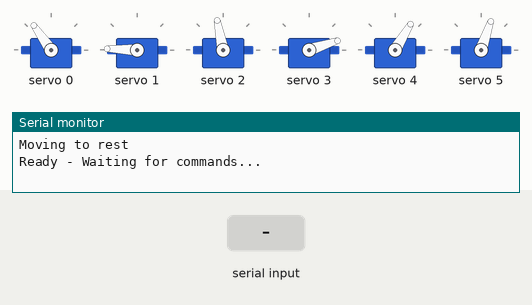
Bench run of a sketch on a simulated Arduino Uno, built with avr-gcc and run on an emulated ATmega328P. Parts: 6 × servo, the last lines printed to the serial monitor. Inputs (shaded band) come from the test bench.

Above: at 2.1 s.
2.2 s: "RED\n" received over Serial
At 3.18 s:
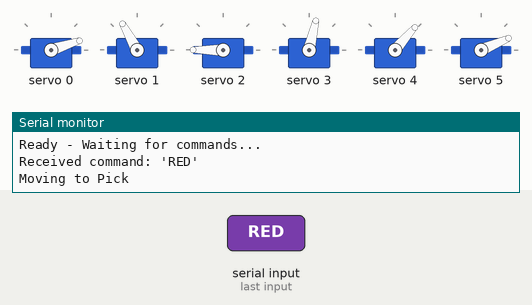
At 3.7 s:
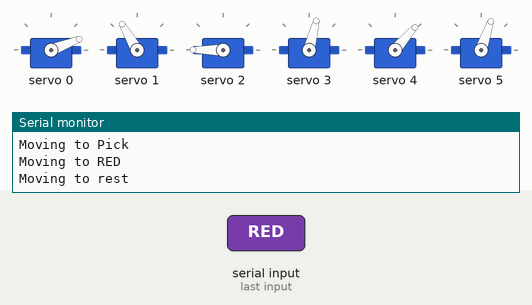
5.2 s: "GREEN\n" received over Serial
8.2 s: "BLUE\n" received over Serial
14.2 s: "NONE\n" received over Serial
At 15.6 s:
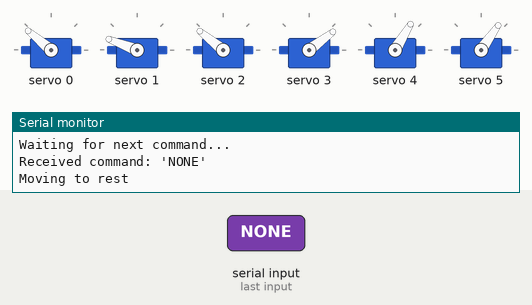
Timing chart, 0 to 17.4 s (numbered marks = the images above; inputs shaded):
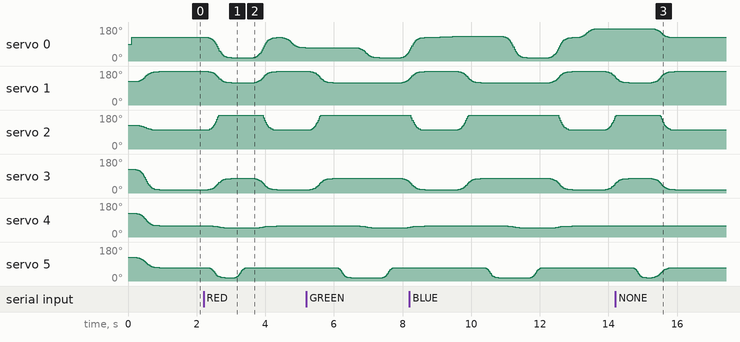

Measured:
- after the input at 2.2 s, servo 2: rises from 101° to 180° in 0.34 s, then falls to 101° in 1.7 s; servo 3: rises from 18° to 77° in 0.67 s, then falls to 18° in 1.3 s
- after the input at 14.2 s, servo 0: moves from 172° to 125° over 0.65 s, starting after 1.1 s

The sketch:

Arduino-code.ino
```cpp
#include <Wire.h>
#include <Adafruit_PWMServoDriver.h>

Adafruit_PWMServoDriver pwm = Adafruit_PWMServoDriver();

#define SERVOMIN 150
#define SERVOMAX 600
#define SERVO_FREQ 50
#define NUM_SERVOS 6

struct ServoState {
  int currentAngle;
  int targetAngle;
  int startAngle;
  unsigned long startTime;
  unsigned long duration;
  bool isMoving;
};

ServoState servos[NUM_SERVOS];
String currentColor = "NONE";

void setup() {
  Serial.begin(115200);
  pwm.begin();
  pwm.setPWMFreq(SERVO_FREQ);
  delay(100);

  for (int i = 0; i < NUM_SERVOS; i++) {
    servos[i].currentAngle = 90;
    servos[i].targetAngle = 90;
    servos[i].startAngle = 90;
    servos[i].startTime = 0;
    servos[i].duration = 0;
    servos[i].isMoving = false;
  }

  moveToNone();
  Serial.println("Ready - Waiting for commands...");
}

float easeInOutCubic(float t) {
  if (t < 0.5) {
    return 4 * t * t * t;
  } else {
    float f = ((2 * t) - 2);
    return 0.5 * f * f * f + 1;
  }
}

void startEaseTo(int servoNum, int targetAngle, unsigned long durationMs) {
  if (servoNum < 0 || servoNum >= NUM_SERVOS) return;
  targetAngle = constrain(targetAngle, 0, 180);
  servos[servoNum].startAngle = servos[servoNum].currentAngle;
  servos[servoNum].targetAngle = targetAngle;
  servos[servoNum].startTime = millis();
  servos[servoNum].duration = durationMs;
  servos[servoNum].isMoving = true;
}

void updateServos() {
  unsigned long currentTime = millis();
  for (int i = 0; i < NUM_SERVOS; i++) {
    if (servos[i].isMoving) {
      unsigned long elapsed = currentTime - servos[i].startTime;
      if (elapsed >= servos[i].duration) {
        servos[i].currentAngle = servos[i].targetAngle;
        servos[i].isMoving = false;
        setPWMAngle(i, servos[i].currentAngle);
      } else {
        float progress = (float)elapsed / (float)servos[i].duration;
        float easedProgress = easeInOutCubic(progress);
        int angleDiff = servos[i].targetAngle - servos[i].startAngle;
        servos[i].currentAngle = servos[i].startAngle + (int)(angleDiff * easedProgress);
        setPWMAngle(i, servos[i].currentAngle);
      }
    }
  }
}

void setPWMAngle(int num, int angle) {
  angle = constrain(angle, 0, 180);
  int pulse = map(angle, 0, 180, SERVOMIN, SERVOMAX);
  pwm.setPWM(num, 0, pulse);
}

bool areServosMoving() {
  for (int i = 0; i < NUM_SERVOS; i++) {
    if (servos[i].isMoving) return true;
  }
  return false;
}

void waitForServos() {
  while (areServosMoving()) {
    updateServos();
    delay(10);
  }
}

void moveToNone() {
  Serial.println("Moving to rest");
  startEaseTo(0, 90, 800);
  startEaseTo(1, 135, 800);
  startEaseTo(2, 70, 800);
  startEaseTo(3, 0, 800);
  startEaseTo(4, 35, 800);
  startEaseTo(5, 45, 800);
  waitForServos();
}

void moveToPick() {
  Serial.println("Moving to Pick");
  startEaseTo(0, 0, 800);
  startEaseTo(1, 85, 800);
  startEaseTo(2, 180, 800);
  startEaseTo(3, 50, 800);
  startEaseTo(4, 26, 800);
  startEaseTo(5, 0, 600);
  waitForServos();

  startEaseTo(5, 45, 500);    // close gripper - grab object
  waitForServos();
}

void dropDown() {
  startEaseTo(1, 85, 800);
  startEaseTo(2, 180, 800);
  startEaseTo(3, 50, 800);
  waitForServos();
  startEaseTo(5, 0, 500);     // open gripper - release object
  waitForServos();
}

void moveToRed() {
  Serial.println("Moving to RED");
  moveToNone();
  startEaseTo(0, 45, 800);
  waitForServos();
  dropDown();
}

void moveToGreen() {
  Serial.println("Moving to GREEN");
  moveToNone();
  startEaseTo(0, 95, 800);
  waitForServos();
  dropDown();
}

void moveToBlue() {
  Serial.println("Moving to BLUE");
  moveToNone();
  startEaseTo(0, 130, 800);
  waitForServos();
  dropDown();
}

void loop() {
  updateServos();

  if (Serial.available() > 0) {
    String command = Serial.readStringUntil('\n');
    command.trim();

    Serial.print("Received command: '");
    Serial.print(command);
    Serial.println("'");

    if (command == "RED" || command == "GREEN" || command == "BLUE") {
      moveToPick();

      if (command == "RED") moveToRed();
      else if (command == "GREEN") moveToGreen();
      else if (command == "BLUE") moveToBlue();

      currentColor = command;
    }
    else if (command == "NONE") {
      moveToNone();
      currentColor = "NONE";
    }
    else {
      Serial.print("Unknown command: ");
      Serial.println(command);
    }

    Serial.println("Waiting for next command...");
  }

  delay(10);
}
```
